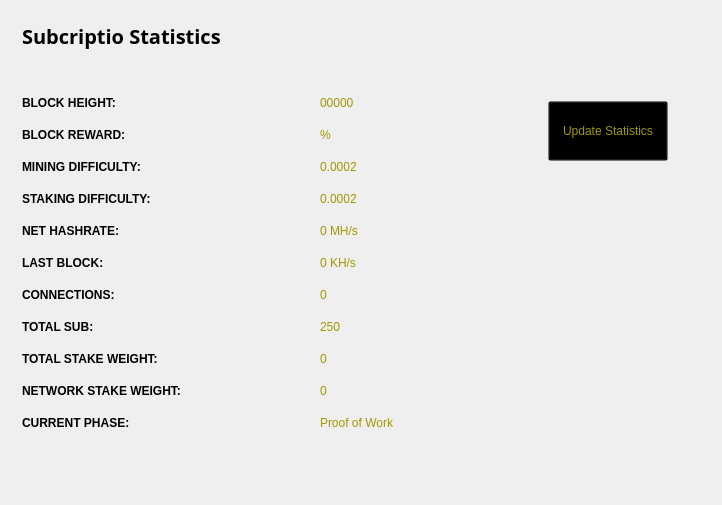
<?xml version="1.0" encoding="UTF-8"?>
<ui version="4.0">
 <class>StatisticsPage</class>
 <widget class="QWidget" name="StatisticsPage">
  <property name="windowModality">
   <enum>Qt::NonModal</enum>
  </property>
  <property name="geometry">
   <rect>
    <x>0</x>
    <y>0</y>
    <width>722</width>
    <height>505</height>
   </rect>
  </property>
  <property name="windowTitle">
   <string>Digging</string>
  </property>
  <property name="styleSheet">
   <string notr="true">color:#ffffff;
font-family:'Open Sans,sans-serif';</string>
  </property>
  <layout class="QGridLayout" name="gridLayout">
   <property name="sizeConstraint">
    <enum>QLayout::SetMaximumSize</enum>
   </property>
   <item row="0" column="1">
    <widget class="QFrame" name="frame">
     <property name="minimumSize">
      <size>
       <width>213</width>
       <height>0</height>
      </size>
     </property>
     <property name="frameShape">
      <enum>QFrame::NoFrame</enum>
     </property>
     <property name="frameShadow">
      <enum>QFrame::Raised</enum>
     </property>
     <widget class="QPushButton" name="startButton">
      <property name="geometry">
       <rect>
        <x>50</x>
        <y>90</y>
        <width>120</width>
        <height>60</height>
       </rect>
      </property>
      <property name="sizePolicy">
       <sizepolicy hsizetype="Fixed" vsizetype="Fixed">
        <horstretch>0</horstretch>
        <verstretch>0</verstretch>
       </sizepolicy>
      </property>
      <property name="minimumSize">
       <size>
        <width>120</width>
        <height>60</height>
       </size>
      </property>
      <property name="styleSheet">
       <string notr="true">background:transparent; color: rgb(162, 151, 0);</string>
      </property>
      <property name="text">
       <string>Update Statistics</string>
      </property>
     </widget>
    </widget>
   </item>
   <item row="0" column="0">
    <widget class="QFrame" name="gridFrame_2">
     <layout class="QGridLayout" name="gridLayout_4">
      <item row="3" column="0">
       <layout class="QFormLayout" name="formLayout_2">
        <property name="fieldGrowthPolicy">
         <enum>QFormLayout::FieldsStayAtSizeHint</enum>
        </property>
        <property name="horizontalSpacing">
         <number>139</number>
        </property>
        <property name="verticalSpacing">
         <number>18</number>
        </property>
        <property name="rightMargin">
         <number>0</number>
        </property>
        <item row="1" column="0">
         <widget class="QLabel" name="label_14">
          <property name="styleSheet">
           <string notr="true">color: rgb(162, 151, 0);</string>
          </property>
          <property name="text">
           <string>&lt;html&gt;&lt;head/&gt;&lt;body&gt;&lt;p&gt;&lt;span style=&quot; font-weight:600; color: rgb(0, 0, 0);;&quot;&gt;BLOCK HEIGHT:&lt;/span&gt;&lt;/p&gt;&lt;/body&gt;&lt;/html&gt;</string>
          </property>
         </widget>
        </item>
        <item row="1" column="1">
         <widget class="QLabel" name="heightBox">
          <property name="styleSheet">
           <string notr="true">color: rgb(162, 151, 0);</string>
          </property>
          <property name="text">
           <string>00000</string>
          </property>
         </widget>
        </item>
        <item row="2" column="0">
         <widget class="QLabel" name="label_12">
          <property name="styleSheet">
           <string notr="true">color: rgb(0, 0, 0);</string>
          </property>
          <property name="text">
           <string>&lt;html&gt;&lt;head/&gt;&lt;body&gt;&lt;p&gt;&lt;span style=&quot; font-weight:600; color: rgb(0, 0, 0);;&quot;&gt;BLOCK REWARD:&lt;/span&gt;&lt;/p&gt;&lt;/body&gt;&lt;/html&gt;</string>
          </property>
         </widget>
        </item>
        <item row="2" column="1">
         <widget class="QLabel" name="rewardBox">
          <property name="styleSheet">
           <string notr="true">color: rgb(162, 151, 0);</string>
          </property>
          <property name="text">
           <string>%</string>
          </property>
         </widget>
        </item>
        <item row="3" column="0">
         <widget class="QLabel" name="label_13">
          <property name="styleSheet">
           <string notr="true">color: rgb(0, 0, 0);</string>
          </property>
          <property name="text">
           <string>&lt;html&gt;&lt;head/&gt;&lt;body&gt;&lt;p&gt;&lt;span style=&quot; font-weight:600; color: rgb(0, 0, 0);;&quot;&gt;MINING DIFFICULTY:&lt;/span&gt;&lt;/p&gt;&lt;/body&gt;&lt;/html&gt;</string>
          </property>
         </widget>
        </item>
        <item row="3" column="1">
         <widget class="QLabel" name="diffBox">
          <property name="styleSheet">
           <string notr="true">color: rgb(162, 151, 0);</string>
          </property>
          <property name="text">
           <string>0.0002</string>
          </property>
         </widget>
        </item>
        <item row="4" column="0">
         <widget class="QLabel" name="label_9">
          <property name="styleSheet">
           <string notr="true">color: rgb(0, 0, 0);</string>
          </property>
          <property name="text">
           <string>&lt;html&gt;&lt;head/&gt;&lt;body&gt;&lt;p&gt;&lt;span style=&quot; font-weight:600; color: rgb(0, 0, 0);;&quot;&gt;STAKING DIFFICULTY:&lt;/span&gt;&lt;/p&gt;&lt;/body&gt;&lt;/html&gt;</string>
          </property>
         </widget>
        </item>
        <item row="4" column="1">
         <widget class="QLabel" name="diffBox2">
          <property name="styleSheet">
           <string notr="true">color: rgb(162, 151, 0);</string>
          </property>
          <property name="text">
           <string>0.0002</string>
          </property>
         </widget>
        </item>
        <item row="5" column="1">
         <widget class="QLabel" name="pawrateBox">
          <property name="styleSheet">
           <string notr="true">color: rgb(162, 151, 0);</string>
          </property>
          <property name="text">
           <string>0 MH/s</string>
          </property>
         </widget>
        </item>
        <item row="6" column="0">
         <widget class="QLabel" name="label3_2">
          <property name="sizePolicy">
           <sizepolicy hsizetype="Preferred" vsizetype="Maximum">
            <horstretch>0</horstretch>
            <verstretch>0</verstretch>
           </sizepolicy>
          </property>
          <property name="styleSheet">
           <string notr="true">color: rgb(0, 0, 0);</string>
          </property>
          <property name="text">
           <string>&lt;html&gt;&lt;head/&gt;&lt;body&gt;&lt;p&gt;&lt;span style=&quot; font-weight:600; color: rgb(0, 0, 0);;&quot;&gt;LAST BLOCK:&lt;/span&gt;&lt;/p&gt;&lt;/body&gt;&lt;/html&gt;</string>
          </property>
         </widget>
        </item>
        <item row="6" column="1">
         <widget class="QLabel" name="localBox">
          <property name="styleSheet">
           <string notr="true">color: rgb(162, 151, 0);</string>
          </property>
          <property name="text">
           <string>0 KH/s</string>
          </property>
         </widget>
        </item>
        <item row="7" column="0">
         <widget class="QLabel" name="label1_2">
          <property name="styleSheet">
           <string notr="true">color: rgb(0, 0, 0);</string>
          </property>
          <property name="text">
           <string>&lt;html&gt;&lt;head/&gt;&lt;body&gt;&lt;p&gt;&lt;span style=&quot; font-weight:600; color: rgb(0, 0, 0);;&quot;&gt;CONNECTIONS:&lt;/span&gt;&lt;/p&gt;&lt;/body&gt;&lt;/html&gt;</string>
          </property>
         </widget>
        </item>
        <item row="7" column="1">
         <widget class="QLabel" name="connectionBox">
          <property name="styleSheet">
           <string notr="true">color: rgb(162, 151, 0);</string>
          </property>
          <property name="text">
           <string>0</string>
          </property>
         </widget>
        </item>
        <item row="8" column="0">
         <widget class="QLabel" name="label_8">
          <property name="styleSheet">
           <string notr="true">color: rgb(0, 0, 0);</string>
          </property>
          <property name="text">
           <string>&lt;html&gt;&lt;head/&gt;&lt;body&gt;&lt;p&gt;&lt;span style=&quot; font-weight:600; color:#000000;&quot;&gt;TOTAL SUB:&lt;/span&gt;&lt;/p&gt;&lt;/body&gt;&lt;/html&gt;</string>
          </property>
         </widget>
        </item>
        <item row="8" column="1">
         <widget class="QLabel" name="volumeBox">
          <property name="styleSheet">
           <string notr="true">color: rgb(162, 151, 0);</string>
          </property>
          <property name="text">
           <string>250</string>
          </property>
         </widget>
        </item>
        <item row="9" column="0">
         <widget class="QLabel" name="label_10">
          <property name="styleSheet">
           <string notr="true">color: rgb(0, 0, 0);</string>
          </property>
          <property name="text">
           <string>&lt;html&gt;&lt;head/&gt;&lt;body&gt;&lt;p&gt;&lt;span style=&quot; font-weight:600; color: rgb(0, 0, 0);;&quot;&gt;TOTAL STAKE WEIGHT:&lt;/span&gt;&lt;/p&gt;&lt;/body&gt;&lt;/html&gt;</string>
          </property>
         </widget>
        </item>
        <item row="9" column="1">
         <widget class="QLabel" name="minBox">
          <property name="styleSheet">
           <string notr="true">color: rgb(162, 151, 0);</string>
          </property>
          <property name="text">
           <string>0</string>
          </property>
         </widget>
        </item>
        <item row="10" column="0">
         <widget class="QLabel" name="label_11">
          <property name="styleSheet">
           <string notr="true">color: rgb(0, 0, 0);</string>
          </property>
          <property name="text">
           <string>&lt;html&gt;&lt;head/&gt;&lt;body&gt;&lt;p&gt;&lt;span style=&quot; font-weight:600; color: rgb(0, 0, 0);;&quot;&gt;NETWORK STAKE WEIGHT:&lt;/span&gt;&lt;/p&gt;&lt;/body&gt;&lt;/html&gt;</string>
          </property>
         </widget>
        </item>
        <item row="10" column="1">
         <widget class="QLabel" name="maxBox">
          <property name="styleSheet">
           <string notr="true">color: rgb(162, 151, 0);</string>
          </property>
          <property name="text">
           <string>0</string>
          </property>
         </widget>
        </item>
        <item row="11" column="0">
         <widget class="QLabel" name="label_15">
          <property name="styleSheet">
           <string notr="true">color: rgb(0, 0, 0);</string>
          </property>
          <property name="text">
           <string>&lt;html&gt;&lt;head/&gt;&lt;body&gt;&lt;p&gt;&lt;span style=&quot; font-weight:600; color: rgb(0, 0, 0);;&quot;&gt;CURRENT PHASE:&lt;/span&gt;&lt;/p&gt;&lt;/body&gt;&lt;/html&gt;</string>
          </property>
         </widget>
        </item>
        <item row="11" column="1">
         <widget class="QLabel" name="cBox">
          <property name="styleSheet">
           <string notr="true">color: rgb(162, 151, 0);</string>
          </property>
          <property name="text">
           <string>Proof of Work</string>
          </property>
         </widget>
        </item>
        <item row="5" column="0">
         <widget class="QLabel" name="label_16">
          <property name="styleSheet">
           <string notr="true">color: rgb(0, 0, 0);</string>
          </property>
          <property name="text">
           <string>&lt;html&gt;&lt;head/&gt;&lt;body&gt;&lt;p&gt;&lt;span style=&quot; font-weight:600; color: rgb(0, 0, 0);;&quot;&gt;NET HASHRATE:&lt;/span&gt;&lt;/p&gt;&lt;/body&gt;&lt;/html&gt;</string>
          </property>
         </widget>
        </item>
       </layout>
      </item>
      <item row="1" column="0">
       <layout class="QHBoxLayout" name="horizontalLayout_4">
        <property name="spacing">
         <number>7</number>
        </property>
        <item>
         <widget class="QLabel" name="label_5">
          <property name="font">
           <font>
            <family>Open Sans,sans-serif</family>
           </font>
          </property>
          <property name="styleSheet">
           <string notr="true">color: rgb(162, 151, 0);</string>
          </property>
          <property name="text">
           <string>&lt;html&gt;&lt;head/&gt;&lt;body&gt;&lt;p&gt;&lt;span style=&quot; font-size:20px; font-weight:600; color:#000000;&quot;&gt;Subcriptio Statistics&lt;/span&gt;&lt;/p&gt;&lt;/body&gt;&lt;/html&gt;</string>
          </property>
         </widget>
        </item>
        <item>
         <spacer name="horizontalSpacer_2">
          <property name="orientation">
           <enum>Qt::Horizontal</enum>
          </property>
          <property name="sizeHint" stdset="0">
           <size>
            <width>40</width>
            <height>20</height>
           </size>
          </property>
         </spacer>
        </item>
       </layout>
      </item>
      <item row="2" column="0">
       <spacer name="verticalSpacer_2">
        <property name="orientation">
         <enum>Qt::Vertical</enum>
        </property>
        <property name="sizeHint" stdset="0">
         <size>
          <width>20</width>
          <height>40</height>
         </size>
        </property>
       </spacer>
      </item>
     </layout>
    </widget>
   </item>
   <item row="1" column="0">
    <spacer name="verticalSpacer">
     <property name="orientation">
      <enum>Qt::Vertical</enum>
     </property>
     <property name="sizeHint" stdset="0">
      <size>
       <width>20</width>
       <height>40</height>
      </size>
     </property>
    </spacer>
   </item>
  </layout>
 </widget>
 <layoutdefault spacing="6" margin="11"/>
 <resources/>
 <connections/>
</ui>
